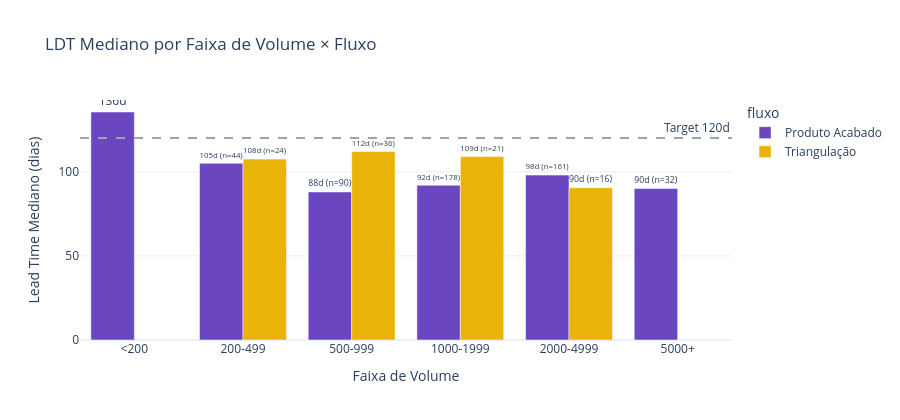

Here is the notebook cell this chart was saved with:
### Code cell
# Célula 8.1 — Nível 1: LDT mediano por bucket de volume × fluxo (agregado executivo)
matrix = (
    df_ops.groupby(["volume_bucket", "is_finished_product_order"], observed=True)["lead_time_realizado"]
    .agg(["median", "count"])
    .reset_index()
)
matrix.columns = ["volume_bucket", "is_finished_product_order", "mediana", "n_ops"]
matrix["fluxo"] = matrix["is_finished_product_order"].map({True: "Produto Acabado", False: "Triangulação"})
matrix = matrix[matrix["n_ops"] >= CONFIG["min_ops_grafico"]]

fig = px.bar(
    matrix, x="volume_bucket", y="mediana", color="fluxo", barmode="group",
    text=matrix.apply(lambda r: f"{r['mediana']:.0f}d (n={r['n_ops']})" if r['n_ops'] >= 10 else f"{r['mediana']:.0f}d", axis=1),
    color_discrete_map={
        "Triangulação": COLORS["fluxo_tri"],
        "Produto Acabado": COLORS["fluxo_pa"],
    },
    labels={"mediana": "Lead Time Mediano (dias)", "volume_bucket": "Faixa de Volume"},
    title="LDT Mediano por Faixa de Volume × Fluxo",
    template=TEMPLATE,
    category_orders={"volume_bucket": CONFIG["labels_volume"]},
)
fig.add_hline(y=TARGET_LEAD_TIME, line_dash="dash", line_color=COLORS["target_line"],
              annotation_text=f"Target {TARGET_LEAD_TIME}d")
fig.update_traces(textposition="outside")
fig.update_layout(height=420)
fig.show()

### Figure 1 — Plotly figure (JSON) as saved in the notebook; plotly's stock layout.template omitted (floating-point values rounded to 4 significant figures)
{"data": [{"alignmentgroup": "True", "hovertemplate": "fluxo=Produto Acabado<br>Faixa de Volume=%{x}<br>Lead Time Mediano (dias)=%{y}<br>text=%{text}<extra></extra>", "legendgroup": "Produto Acabado", "marker": {"color": "#6B46C1", "pattern": {"shape": ""}}, "name": "Produto Acabado", "offsetgroup": "Produto Acabado", "orientation": "v", "showlegend": true, "text": ["136d", "105d (n=44)", "88d (n=90)", "92d (n=178)", "98d (n=161)", "90d (n=32)"], "textposition": "outside", "type": "bar", "x": ["<200", "200-499", "500-999", "1000-1999", "2000-4999", "5000+"], "xaxis": "x", "y": [135.5, 105.0, 88.0, 92.0, 98.0, 90.0], "yaxis": "y"}, {"alignmentgroup": "True", "hovertemplate": "fluxo=Triangulação<br>Faixa de Volume=%{x}<br>Lead Time Mediano (dias)=%{y}<br>text=%{text}<extra></extra>", "legendgroup": "Triangulação", "marker": {"color": "#EAB308", "pattern": {"shape": ""}}, "name": "Triangulação", "offsetgroup": "Triangulação", "orientation": "v", "showlegend": true, "text": ["108d (n=24)", "112d (n=36)", "109d (n=21)", "90d (n=16)"], "textposition": "outside", "type": "bar", "x": ["200-499", "500-999", "1000-1999", "2000-4999"], "xaxis": "x", "y": [107.5, 112.0, 109.0, 90.5], "yaxis": "y"}], "layout": {"annotations": [{"showarrow": false, "text": "Target 120d", "x": 1, "xanchor": "right", "xref": "x domain", "y": 120, "yanchor": "bottom", "yref": "y"}], "barmode": "group", "height": 420, "legend": {"title": {"text": "fluxo"}, "tracegroupgap": 0}, "shapes": [{"line": {"color": "#9CA3AF", "dash": "dash"}, "type": "line", "x0": 0, "x1": 1, "xref": "x domain", "y0": 120, "y1": 120, "yref": "y"}], "title": {"text": "LDT Mediano por Faixa de Volume × Fluxo"}, "xaxis": {"anchor": "y", "categoryarray": ["<200", "200-499", "500-999", "1000-1999", "2000-4999", "5000+"], "categoryorder": "array", "domain": [0, 1], "title": {"text": "Faixa de Volume"}}, "yaxis": {"anchor": "x", "domain": [0, 1], "title": {"text": "Lead Time Mediano (dias)"}}}}
